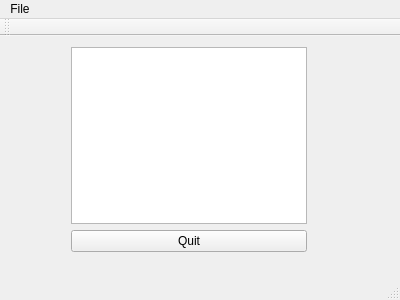
<?xml version="1.0" encoding="UTF-8"?>
<ui version="4.0">
 <class>Notepad</class>
 <widget class="QMainWindow" name="Notepad">
  <property name="geometry">
   <rect>
    <x>0</x>
    <y>0</y>
    <width>400</width>
    <height>300</height>
   </rect>
  </property>
  <property name="windowTitle">
   <string>Notepad</string>
  </property>
  <widget class="QWidget" name="centralWidget">
   <widget class="QWidget" name="layoutWidget">
    <property name="geometry">
     <rect>
      <x>60</x>
      <y>0</y>
      <width>258</width>
      <height>227</height>
     </rect>
    </property>
    <layout class="QVBoxLayout" name="verticalLayout">
     <item>
      <widget class="QTextEdit" name="textEdit"/>
     </item>
     <item>
      <widget class="QPushButton" name="quitButton">
       <property name="text">
        <string>Quit</string>
       </property>
      </widget>
     </item>
    </layout>
   </widget>
  </widget>
  <widget class="QMenuBar" name="menuBar">
   <property name="geometry">
    <rect>
     <x>0</x>
     <y>0</y>
     <width>400</width>
     <height>25</height>
    </rect>
   </property>
   <widget class="QMenu" name="menuFile">
    <property name="title">
     <string>File</string>
    </property>
    <addaction name="actionOpen"/>
    <addaction name="actionSave"/>
   </widget>
   <addaction name="menuFile"/>
  </widget>
  <widget class="QToolBar" name="mainToolBar">
   <attribute name="toolBarArea">
    <enum>TopToolBarArea</enum>
   </attribute>
   <attribute name="toolBarBreak">
    <bool>false</bool>
   </attribute>
  </widget>
  <widget class="QStatusBar" name="statusBar"/>
  <action name="actionOpen">
   <property name="text">
    <string>Open</string>
   </property>
  </action>
  <action name="actionSave">
   <property name="text">
    <string>Save</string>
   </property>
  </action>
 </widget>
 <layoutdefault spacing="6" margin="11"/>
 <resources/>
 <connections/>
</ui>
